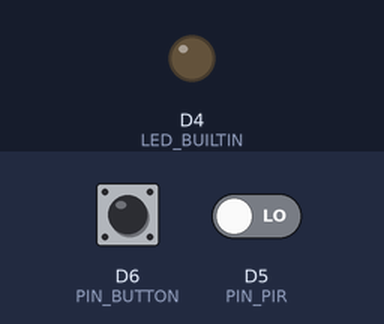
Simulated run of this program. Board: ESP8266 (Wemos D1 mini). Shown: output pins drawn as LEDs (lit = HIGH, except the on-board LED, lit = LOW). Dashed ring = blinking. The inputs (shaded band) are chosen by the test bench; at power-on: D5 (PIN_PIR) LOW, D6 (PIN_BUTTON) HIGH.

Above: at 1.2 s.
1.3 s: D5 (PIN_PIR) driven HIGH
At 4.2 s:
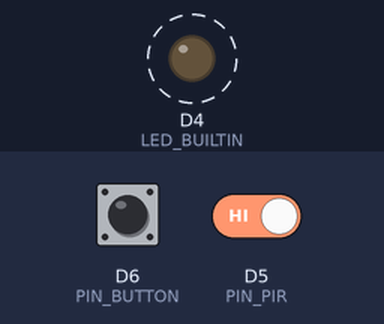
4.3 s: D6 (PIN_BUTTON) pulled LOW for 0.15 s
At 5.2 s:
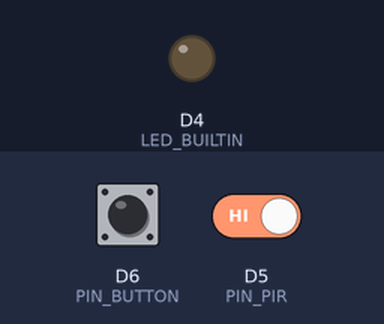
Timing chart, 0 to 7.3 s (numbered marks = the images above; inputs shaded):
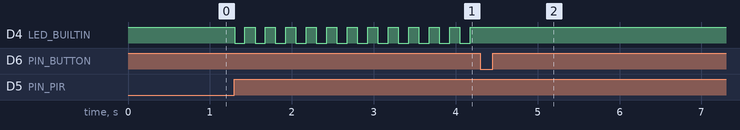

The program:

main.cpp
```cpp
// I, Martin De Jesus Gonzalez Santos, 000790179 certify that this is my original work.

// COMP-10184 – Mohawk College
// PIR Sensor Test Application
// Turn on the blue LED with motion is detected.

#include <Arduino.h>

// digital input pin definitions
#define PIN_PIR D5
#define PIN_BUTTON D6
int LED_TIME_ON = 10000;
int BLINKS_PER_MINUTE = 4;
bool ALARM_ENABLED = true;

// *************************************************************
void setup()
{
  // configure the USB serial monitor
  Serial.begin(115200);

  // configure the LED output
  pinMode(LED_BUILTIN, OUTPUT);

  // PIR sensor is an INPUT
  pinMode(PIN_PIR, INPUT);

  // Button is an INPUT
  pinMode(PIN_BUTTON, INPUT_PULLUP);

  // Start the program with LED off
  digitalWrite(LED_BUILTIN, true);
}

// *************************************************************
void loop()
{
  bool bPIR;
  int buttonValue = digitalRead(PIN_BUTTON);

  if (buttonValue == 0)
  {
    // The user clicked on the button to re-enable the alarm
    ALARM_ENABLED = true;
  }

  // read PIR sensor (true = Motion detected!).  As long as there
  // is motion, this signal will be true.  About 2.5 seconds after
  // motion stops, the PIR signal will become false.
  bPIR = digitalRead(PIN_PIR);

  // send the PIR signal directly to the LED
  // but invert it because true = LED off!
  if (bPIR && ALARM_ENABLED){
    bool DEACTIVATE = false;
    for (int i = 0; i < BLINKS_PER_MINUTE * (LED_TIME_ON / 1000); i++)
    {
      buttonValue = digitalRead(PIN_BUTTON);
      if (buttonValue == 0)
      {
        DEACTIVATE = true;
        break;
      }
      digitalWrite(LED_BUILTIN, !bPIR);
      delay(125);
      digitalWrite(LED_BUILTIN, bPIR);
      delay(125);
    }

    if (DEACTIVATE)
    {
      // The user clicked on the button to deactivate the alarm
      digitalWrite(LED_BUILTIN, true);
      ALARM_ENABLED = false;
      buttonValue = 1;
    }
    else
    {
      // The user did not click on the button to deactivate the alarm
      ALARM_ENABLED = false;
      digitalWrite(LED_BUILTIN, false);
    }

  }
}
```

Measured:
- after the input at 1.3 s, D4 (LED_BUILTIN): alternates HIGH for 0.13 s and LOW for 0.13 s, starting at once
- after the input at 4.3 s, D4 (LED_BUILTIN): stops changing and stays HIGH
